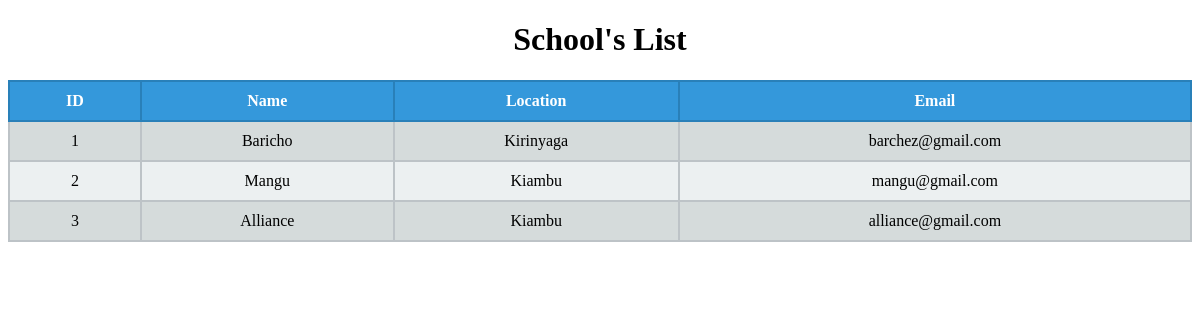
Screenshot of /schools/ with the database file from the repository.
### Students/models.py (models this page shows, shortened)
class School(models.Model):
    name = models.CharField(max_length=20)
    location = models.CharField(max_length=20)
    email = models.EmailField(blank=False)

### Students/views.py (the view)
# urls.py: path('schools/', views.schools),
def schools(request):
    school = School.objects.all()
    return render(request, 'schools.html', {"schools": school})

### Students/templates/schools.html (shortened to what this page needs)
{% load static %}
<!DOCTYPE html>
<html lang="en">
<head>
    <link rel="stylesheet" href="{% static 'style1.css' %}">
</head>
<body>
<h1>School's List</h1>
<table>
  <tr>
    <th>ID</th>
    <th>Name</th>
    <th>Location</th>
    <th>Email</th>
  </tr>
    {% for y in schools %}
  <tr>
  <td>{{ y.id }}</td>
   <td>{{ y.name }}</td>
   <td>{{ y.location }}</td>
   <td>{{ y.email }}</td>
  </tr>
    {% endfor %}
</table>
</body>
</html>

### Students/static/style1.css (style rules this page uses)
h1 { text-align: center; }
table { border-collapse: collapse; width: 100%; }
th { background-color: #3498db; color: white; padding: 10px; text-align: center; border: 2px solid #2980b9; }
td { background-color: #ecf0f1; padding: 10px; text-align: center; border: 2px solid #bdc3c7; }
tr:nth-child(even) td { background-color: #d5dbdb; }

### rows the page displays
School: id "1", name "Baricho", location "Kirinyaga", email "barchez@gmail.com"
School: id "2", name "Mangu", location "Kiambu", email "mangu@gmail.com"
School: id "3", name "Alliance", location "Kiambu", email "alliance@gmail.com"
